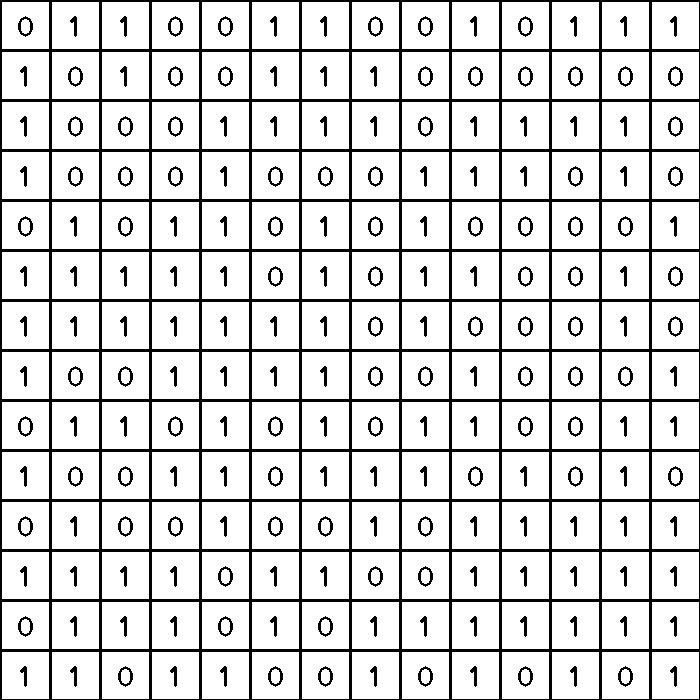
#> input picture task2sets/task2_img_1.jpg, 700 x 700 px; its folder holds 4 pictures in this run
$ python task2-main.py task2sets/task2_img_1.jpg   (Python 2 division)
#> lines starting #> are read from the running program, lines starting #| are printed output that depends on the picture; after the words box and inside, x2 and y2 are one past the last pixel; in counts of white or black regions, pixels touching at a corner belong together; pictures that were not available may be replaced by others from this repository, and a replacement may not be noted
### imgLib.py
# -*- coding: utf-8 -*-
"""
**************************************************************************
*                  Cross_A_Crater (e-Yantra 2016)
*                  ================================
*  This software is intended to teach image processing concepts
*
*  MODULE: Task2
*  Filename: imgLib.py
*  Version: 1.5.0
*  Date: November 21, 2016
*
*  Author: Jayant Solanki, e-Yantra Project, Department of Computer Science
*  and Engineering, Indian Institute of Technology Bombay.
*
*  Software released under Creative Commons CC BY-NC-SA
*
*  For legal information refer to:
*        http://creativecommons.org/licenses/by-nc-sa/4.0/legalcode
*
*
*  This software is made available on an “AS IS WHERE IS BASIS”.
*  Licensee/end user indemnifies and will keep e-Yantra indemnified from
*  any and all claim(s) that emanate from the use of the Software or
*  breach of the terms of this agreement.
*
*  e-Yantra - An MHRD project under National Mission on Education using
*  ICT(NMEICT)
*
**************************************************************************
"""
#Complete the both function mentioned below, and return the desired outputs
#Additionally you may add your own methods here to help both methods mentioned below
###################Do not add any external libraries#######################
import cv2
import numpy as np
import global_variables as gv
grid_map = []
ls1 = []
def neighbour(x,y):
    ls = []
    if y+1 < 14:
        if grid_map[x][y+1] == 1:
            ls.append((x,y+1))
    if x+1 < 14 and y+1 < 14:
        if grid_map[x+1][y+1] == 1:
            ls.append((x+1,y+1))
    if x+1 < 14:
        if grid_map[x+1][y] == 1:
            ls.append((x+1,y))

    if x+1 < 14 and y-1 >-1:
        if grid_map[x+1][y-1] == 1:
            ls.append((x+1,y-1))
    if y-1 > -1:
        if grid_map[x][y-1] == 1:
            ls.append((x,y-1))

    if x-1 > -1 and y-1 > -1:
        if grid_map[x-1][y-1] == 1:
            ls.append((x-1,y-1))

    if x-1 > -1:
        if grid_map[x-1][y] == 1:
            ls.append((x-1,y))

    if x-1 > -1 and y+1 < 14:
        if grid_map[x-1][y+1] == 1:
            ls.append((x-1,y+1))

    return ls


"""
dist1 = []
dist = []
prev1 = []
prev = []
q = []
graph = []
dist1 = [ 999  for j in range(196) ]
prev1 = [ -1  for j in range(196) ]
row = 0
col = 0
for j in range(14):
    for k in range(14):
        if grid_map[j][k] == 1:
            q.append((j,k))
"""
print "path_global.py"
def op(grid_map,a):         # Dijkstra's algorithm
    #print grid_map
    gv.graph= []
    gv.dist1 = [ [999 for i in range(14)] for j in range(14) ]
    gv.prev1 = [ [-1 for i in range(14)] for j in range(14) ]
    #dist1 = [ 999  for j in range(196) ]
    #prev1 = [ -1  for j in range(196) ]

    for j in range(14):
        for k in range(14):
            if grid_map[j][k] == 1:
                gv.graph1.append((j,k))

    #a = 0
    dist = gv.dist1
    gv.prev = gv.prev1
    graph = gv.graph1

    dist[13][a] = 0 #source node distance
    row = 999
    col = 999
    destination_reached = 0
    while(len(graph)>0 and (not destination_reached)):
        mium = min_index = 9999
        #....find node in graph with minimum distance.....
        for g in range(len(graph)):
            x1 = graph[g][0]
            y1 = graph[g][1]

            if dist[x1][y1] < mium:
                mium = dist[x1][y1]
                x = x1
                y = y1
                min_index=g
        #print min_index
        graph.pop(min_index)
        neighbour_list = neighbour(x,y)
        for nl in neighbour_list:
            nlx = nl[0]
            nly = nl[1]
            if nlx == 0:
                destination_reached = 1
                row = nlx
                col = nly
            length_from_node_to_neighbour = 1
            alt = dist[x][y] + length_from_node_to_neighbour
            if alt < dist[nlx][nly]:
                dist[nlx][nly] = alt
                gv.prev[nlx][nly] = (x,y)
    """
    print "prev"
    print gv.prev1
    print "graph"
    print gv.graph1
    """
    return gv.prev ,row ,col


# [4 lines of commented-out code are left out]
route = []
shortest_path = []


def path(x,y,route):

    if gv.prev[x][y]==-1:
        return route
    element = gv.prev[x][y]
    x = element[0]
    y = element[1]
    route.append((x,y))           #storing path in route
    path(x,y,route)
    return route


# detectCellVal detects the numbers/operatorsm,
# perform respective expression evaluation
# and stores them into the grid_map
# detectCellVal(img,grid_map)
# Find the number/operators, perform the calculations and store the result into the grid_map
# Return the resultant grid_map
def detectCellVal(img_gray,grid_map):
        #your code here


        #finding the contour points of every provided digit

        cellcontour=[0,0]
        for z in range(2):
                imgpath = 'digits/'+str(z)+'.jpg'

                im=cv2.imread(imgpath,0)
                img=im[10:40,10:40]
                ret, thresh = cv2.threshold(img, 127, 255,0)
                contours,hierarchy = cv2.findContours(thresh,2,1)
                cellcontour[z] = contours[0]


        #im2 = cv2.cvtColor(img_rgb, cv2.COLOR_BGR2GRAY)

        # dividing test images in grids and finding the contour points of each grid

        for i in range(14):
                for j in range(14):

                        x = 50*i
                        y = 50*j
                        img2 = img_gray[x+10:x+40,y+10:y+40]

                        ret, thresh2 = cv2.threshold(img2, 127, 255,0)
                        contours,hierarchy = cv2.findContours(thresh2,2,1)
                        cnt2 = contours[0]
                        # contour matching + storing the object/no in grid map
                        match = -1
                        for z in range(2):
                                ret = cv2.matchShapes(cnt2,cellcontour[z],1,0.0)
                                if (ret == 0.0):
                                        match = z
                                        grid_map[i][j] = match


                        j += 1
                i += 1

        #print grid_map
        #your code here
        return grid_map
"""
grid_map = [ [ 0 for i in range(14) ] for j in range(14) ]
img_gray = cv2.imread('task2sets/task2_img_1.jpg',0)
grid_map = detectCellVal(img_gray,grid_map)
"""
############################################################################################
# solveGrid finds the shortest path,
# between valid grid cell in the start row
# and valid grid cell in the destination row
# solveGrid(grid_map)
# Return the route_path and route_length


def solveGrid(grid_map):
        route_length=0
        route_path=[]

        for a in range(14):
                #grid_map = gv.grid_map
                route = []
                if grid_map[13][a] == 1:
                        prev,row,col = op(gv.grid_map,a)
                        route = []
                        route.append((row,col))
                        route = path(row,col,route)
                        print "path......."
                        print route
                        if len(route)<gv.length and len(route)>=13:
                                length = len(route)
                                shortest_path = route

        if len(shortest_path)<13:
                shortest_path = []
                shortest_length = 0
        else :
                shortest_length = len(shortest_path)-1

        route_length=shortest_length
        route_path=shortest_path
        for i in range(route_length):
                a = route_path[i][0]+1
                b = route_path[i][1]+1
                route_path[i] = (b,a)
        print route_length-1
        return route_path, route_length


grid_map = gv.grid_map
solveGrid(grid_map)


############################################################################################

### task2-main.py
# -*- coding: utf-8 -*-
"""
**************************************************************************
*                  Cross_A_Crater (e-Yantra 2016)
*                  ================================
*  This software is intended to teach image processing concepts
*
*  MODULE: Task2
*  Filename: task2-main.py
*  Version: 1.5.0
*  Date: November 21, 2016
*
*  Author: Jayant Solanki, e-Yantra Project, Department of Computer Science
*  and Engineering, Indian Institute of Technology Bombay.
*
*  Software released under Creative Commons CC BY-NC-SA
*
*  For legal information refer to:
*        http://creativecommons.org/licenses/by-nc-sa/4.0/legalcode
*
*
*  This software is made available on an “AS IS WHERE IS BASIS”.
*  Licensee/end user indemnifies and will keep e-Yantra indemnified from
*  any and all claim(s) that emanate from the use of the Software or
*  breach of the terms of this agreement.
*
*  e-Yantra - An MHRD project under National Mission on Education using
*  ICT(NMEICT)
*
**************************************************************************
"""
##################You are not allowed to add any external library here or methods in this file##################
import sys
import cv2
import numpy as np
import pickle
from imgLib import *
########################################################################################
# This file will test your getCellVal.py with different test cases
# To compile the file, on the console type
# python task2-main.py N
# where N is the total number of images to be read, strating from 1, Total 7 in your case
# At the end, you will see the results of the test cases verified.
#=============================================================
#                                       Task2 begins

#User providing the number of images files to be tested
############Do not delete this part of the code, you may add your own snippets here####################
#N_images=int(sys.argv[1])
N_images=7
grid_line_x = 15
grid_line_y = 15
m=700/(grid_line_x-1)
n=700/(grid_line_y-1)
###Stores the route lengths detected in all the test images, maximum N route lengths only
route_length_result=[[0 for i in range(grid_line_y-1)] for j in range(N_images)]
###Stores the route paths detected in all the tested images, maximum N route paths only
route_path_result=[[]for k in range(N_images)]
###Stores the numbers detected for all the tested images, maximum N images
grid_map_result = [ [ [0 for i in range(grid_line_y-1)] for j in range(grid_line_x-1) ] for k in range(N_images) ]

######################Test case verification######################
############Do not edit this part of the code####################
# [31 lines left out: function testCases, not called in this run]
######################end of method###############################
#######################Test images are passed here##########################
for k in range(1,N_images+1):
        grid_map = [ [ 0 for i in range(grid_line_y-1) ] for j in range(grid_line_x-1) ]
        imgpath='task2sets/task2_img_'+str(k)+'.jpg'
        route_length=0#stores the length of the valid route found in the image
        route_path=[] #stores the valid route_path found in the image
        img_rgb = cv2.imread(imgpath)
#> img_rgb is the input picture: shape (700, 700, 3); min 0, max 255, mean 215.8
        img_gray = cv2.cvtColor(img_rgb, cv2.COLOR_BGR2GRAY)
        #calling detectCellVal method to identify numbers in the grid cells and storing those in the grid_map array
        grid_map=detectCellVal(img_gray,grid_map)
#> in detectCellVal, `img=im[10:40,10:40]`:
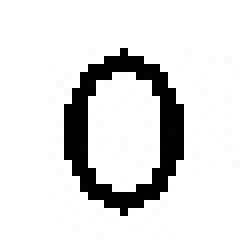
#> img: shape (30, 30) (shown 8 times larger); min 0, max 255, mean 221.9
#> in detectCellVal, `ret, thresh = cv2.threshold(img, 127, 255,0)`: thresh: shape (30, 30); 87.1% white; black in thin lines or dots, all inside (x1, y1, x2, y2) = (8, 6, 23, 27)
#> in detectCellVal, `contours,hierarchy = cv2.findContours(thresh,2,1)`: contours = 3 contours; box (x1, y1, x2, y2) and area: (0, 0, 30, 30) 841, (7, 5, 24, 28) 256, (11, 9, 20, 24) 96
#> the loop in detectCellVal, `for i in range(14):` made 14 passes
#> after the loop in detectCellVal, `for i in range(14):`:
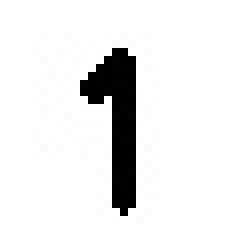
#> img2: shape (30, 30) (shown 8 times larger); min 0, max 255, mean 233.3
#> after the loop in detectCellVal, `for i in range(14):`: thresh2: shape (30, 30); 91.6% white; 1 black region, box (x1, y1, x2, y2) and area: (10, 6, 17, 27) 76
#> after the loop in detectCellVal, `for i in range(14):`: grid_map = 14 items; j = 14
#> grid_map = 14 items
        #calling solveGrid method to create a route betwwen the start row and the destination row, returning the route as route_path and length of the route as route_length
        route_path,route_length=solveGrid(grid_map)
#> route_path = [(7, 1), (7, 2), (8, 3), (9, 4), (9, 5), (9, 6), (9, 7), (10, 8), (10, 9), (11, 10), (11, 11), (12, 12), (13, 13), (13, 13)]; route_length = 13
        grid_map_result[k-1]=grid_map
        route_length_result[k-1]=route_length
        route_path_result[k-1]=route_path
        #printing the grid_map
        print grid_map
#> (printed output is left out)
        #printing the results of the route detected in the image
        if(route_length==0):
                print "No path found"
        else:
                print " route length", route_length
#|  route length 13
                print " route path", route_path
#|  route path [(7, 1), (7, 2), (8, 3), (9, 4), (9, 5), (9, 6), (9, 7), (10, 8), (10, 9), (11, 10), (11, 11), (12, 12), (13, 13), (13, 13)]

        #draw the route path found on the image, similar to what is shown in the Task description pdf
        ########################Insert your code snippet here for drawing the route path on the image#####
        #your code here
        ### sample route_path and route_length
        route_length = len(route_path)
#> route_length = 14
        print "sddgsfgggggggggggggggggggggggggggg"
        print route_path
#| [(7, 1), (7, 2), (8, 3), (9, 4), (9, 5), (9, 6), (9, 7), (10, 8), (10, 9), (11, 10), (11, 11), (12, 12), (13, 13), (13, 13)]
        if len(route_path) == 0:
                route_path = [(1,14),(2,13),(1,12),(2,11),(1,10),(2,9),(1,8),(1,7),(1,6),(2,5),(1,4),(1,3),(1,2),(2,1)]
                print "Something is WRONG...!!!!!!!...........Showing sample route....."
                print route_path
                route_length = len(route_path)-1
                print route_length
        ### sample route_path and route_length
        for i in range(len(route_path)):
                a = route_path[i][0]-1
                b = route_path[i][1]-1
                route_path[i] = (b,a)
#> this loop made 14 passes
#> (a, b) on passes 1 to 12: (6, 0), (6, 1), (7, 2), (8, 3), (8, 4), (8, 5), (8, 6), (9, 7), (9, 8), (10, 9), (10, 10), (11, 11)
#> after the loop, route_path = [(0, 6), (1, 6), (2, 7), (3, 8), (4, 8), (5, 8), (6, 8), (7, 9), (8, 9), (9, 10), (10, 10), (11, 11), (12, 12), (12, 12)]
        #print route_path
        for i in range(len(route_path)-1):
                i1 = route_path[i][1]
                j1 = route_path[i][0]
                x1 = 50*i1+25
                y1 = 50*j1+25
                i2 = route_path[i+1][1]
                j2 = route_path[i+1][0]
                x2 = 50*i2+25
                y2 = 50*j2+25
                cv2.line(img_rgb,(x1,y1),(x2,y2),(255,2,0),3)
#> this loop made 13 passes
#> (i1, x1, y1, i2, j2, x2, y2) on passes 1 to 12: (6, 325, 25, 6, 1, 325, 75), (6, 325, 75, 7, 2, 375, 125), (7, 375, 125, 8, 3, 425, 175), (8, 425, 175, 8, 4, 425, 225), (8, 425, 225, 8, 5, 425, 275), (8, 425, 275, 8, 6, 425, 325), (8, 425, 325, 9, 7, 475, 375), (9, 475, 375, 9, 8, 475, 425), (9, 475, 425, 10, 9, 525, 475), (10, 525, 475, 10, 10, 525, 525), (10, 525, 525, 11, 11, 575, 575), (11, 575, 575, 12, 12, 625, 625)
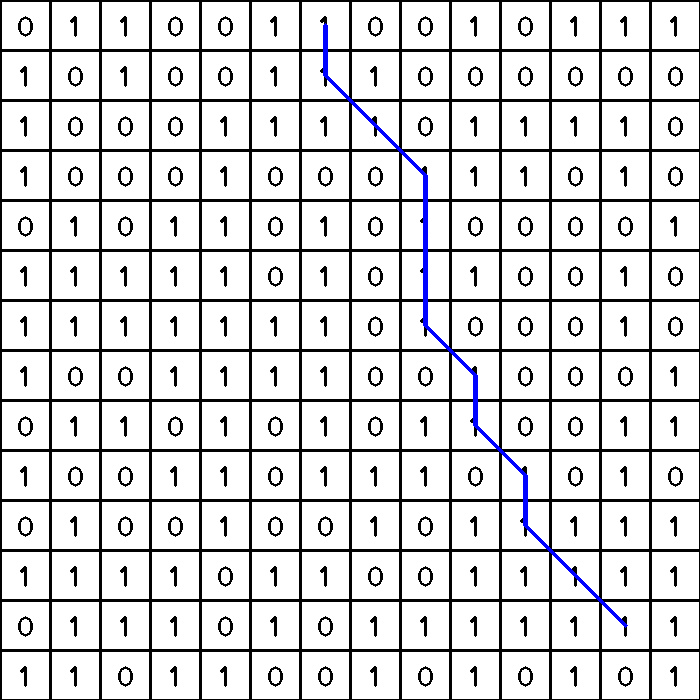
#> img_rgb: shape (700, 700, 3); 0.61% of pixels changed, all inside (x1, y1, x2, y2) = (323, 23, 628, 628)
        ###############################your code snippet ends#############################################
        cv2.imshow('task2_img_'+str(k),img_rgb)
        cv2.imwrite('outputs/task2_img_'+str(k)+'.jpg',img_rgb)
        cv2.waitKey()#press escape to continue
#> pass 2 of the loop `for k in range(1,N_images+1):`:
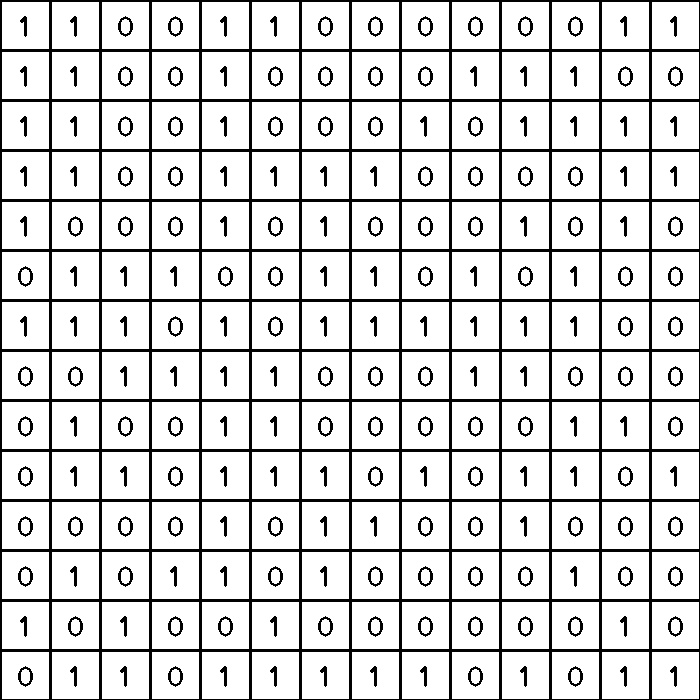
#> input picture task2sets/task2_img_2.jpg, 700 x 700 px
#> img_rgb is the input picture: shape (700, 700, 3); min 0, max 255, mean 215.4
#> the loop in detectCellVal (call 2), `for i in range(14):` made 14 passes
#| 12
#> `route_path,route_length=solveGrid(grid_map)`: route_path = [(7, 1), (8, 2), (8, 3), (9, 4), (9, 5), (9, 6), (9, 7), (10, 8), (10, 9), (11, 10), (11, 11), (12, 12), (13, 13), (13, 13)]; route_length = 13
#> (printed output is left out)
#|  route length 13
#|  route path [(7, 1), (8, 2), (8, 3), (9, 4), (9, 5), (9, 6), (9, 7), (10, 8), (10, 9), (11, 10), (11, 11), (12, 12), (13, 13), (13, 13)]
#> `route_length = len(route_path)`: route_length = 14
#| [(7, 1), (8, 2), (8, 3), (9, 4), (9, 5), (9, 6), (9, 7), (10, 8), (10, 9), (11, 10), (11, 11), (12, 12), (13, 13), (13, 13)]
#> the loop `for i in range(len(route_path)):` made 14 passes
#> after the loop `for i in range(len(route_path)):`: route_path = [(0, 6), (1, 7), (2, 7), (3, 8), (4, 8), (5, 8), (6, 8), (7, 9), (8, 9), (9, 10), (10, 10), (11, 11), (12, 12), (12, 12)]
#> the loop `for i in range(len(route_path)-1):` made 13 passes
#> after the loop `for i in range(len(route_path)-1):`:
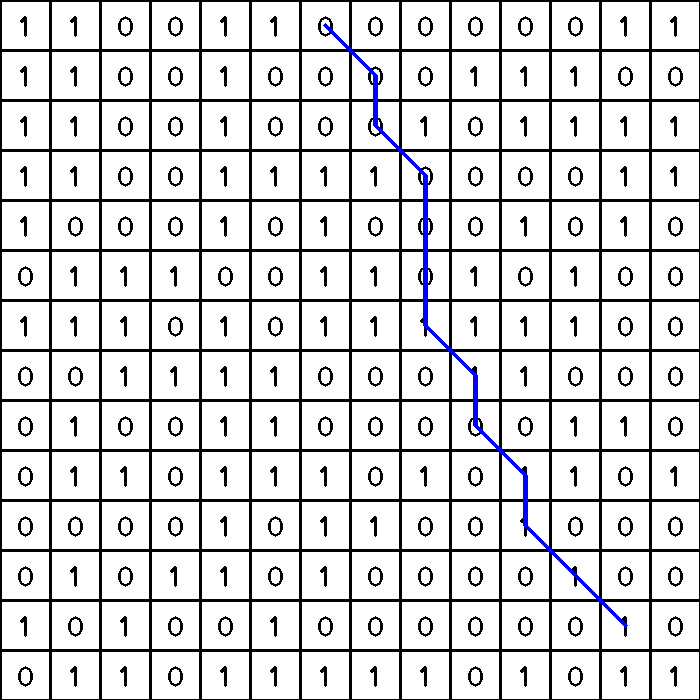
#> img_rgb: shape (700, 700, 3); 0.61% of pixels changed, all inside (x1, y1, x2, y2) = (323, 23, 628, 628)
#> pass 3 of the loop `for k in range(1,N_images+1):`:
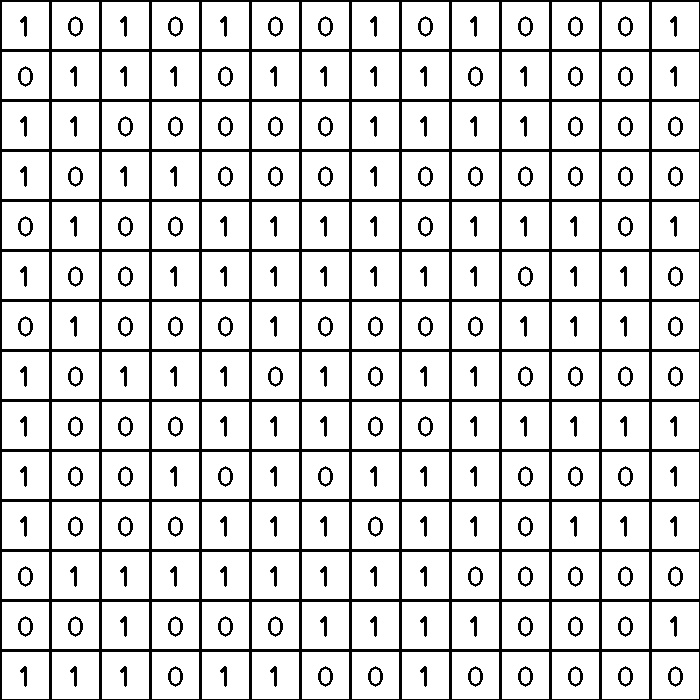
#> input picture task2sets/task2_img_3.jpg, 700 x 700 px
#> img_rgb is the input picture: shape (700, 700, 3); min 0, max 255, mean 215.5
#> the loop in detectCellVal (call 3), `for i in range(14):` made 14 passes
#> after the loop in detectCellVal (call 3), `for i in range(14):`:
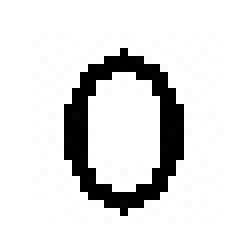
#> img2: shape (30, 30) (shown 8 times larger); min 0, max 255, mean 221.9
#> after the loop in detectCellVal (call 3), `for i in range(14):`: j = 14
#| 12
#> (printed output is left out)
#|  route length 13
#|  route path [(7, 1), (7, 2), (8, 3), (9, 4), (9, 5), (9, 6), (9, 7), (10, 8), (9, 9), (8, 10), (8, 11), (7, 12), (6, 13), (13, 4)]
#| [(7, 1), (7, 2), (8, 3), (9, 4), (9, 5), (9, 6), (9, 7), (10, 8), (9, 9), (8, 10), (8, 11), (7, 12), (6, 13), (13, 4)]
#> the loop `for i in range(len(route_path)):` made 14 passes
#> the loop `for i in range(len(route_path)-1):` made 13 passes
#> after the loop `for i in range(len(route_path)-1):`:
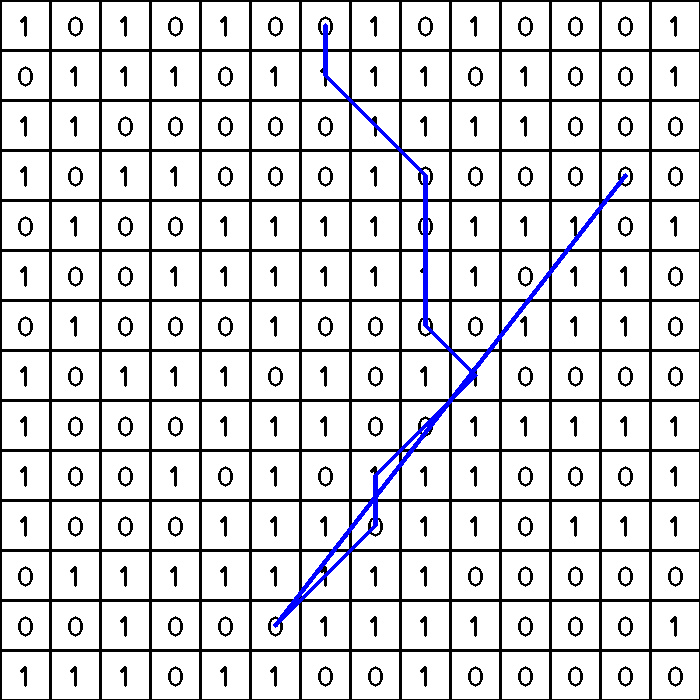
#> img_rgb: shape (700, 700, 3); 1.09% of pixels changed, all inside (x1, y1, x2, y2) = (273, 23, 628, 628)
#> (the run stopped early here; a loop or call above may not have finished)
